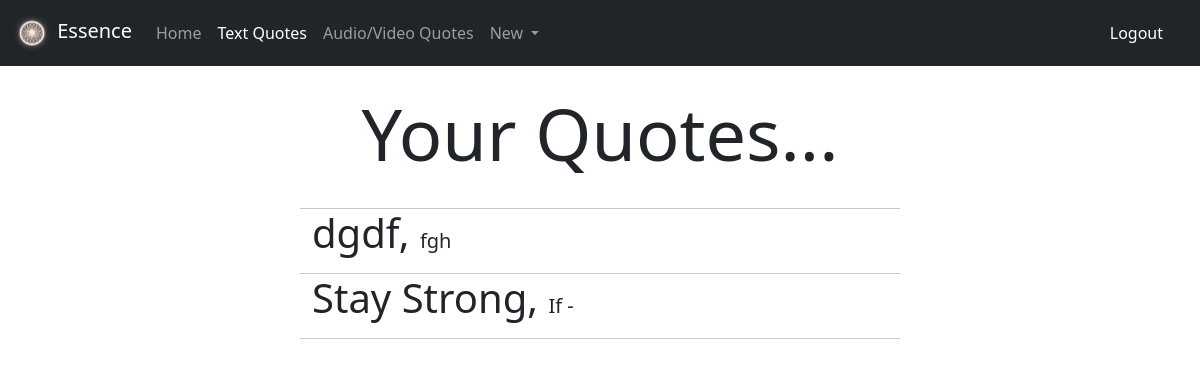
The page /essence/textquote/ (signed in) on the database as committed earlier.
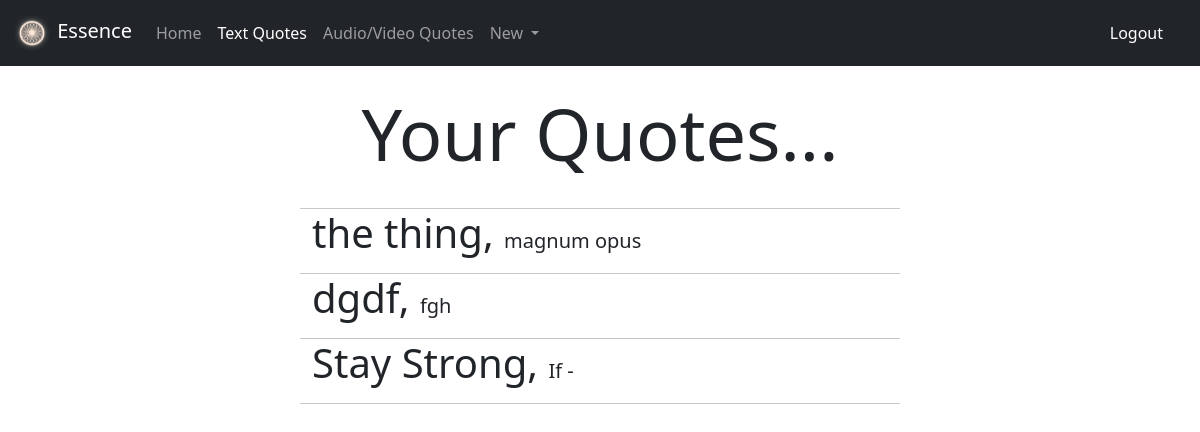
The same page on the database as committed later.
### essence/models.py (models this page shows, shortened)
class TextQuote(models.Model):
    user = models.ForeignKey(User, on_delete=models.DO_NOTHING, default=1)
    metadata = models.OneToOneField(Quote, on_delete=models.CASCADE, primary_key=True)
    quote_text = models.TextField()
    author = models.CharField(max_length=200)
    text_title = models.CharField(max_length=200)

class Quote(models.Model):
    title = models.CharField(max_length=200)
    description = models.TextField(blank=True)
    entry_timestamp = models.DateTimeField(default=timezone.now)

### essence/views.py (the view)
# urls.py: path("textquote/", views.TextQuoteIndexView.as_view(), name="text_index"),
class TextQuoteIndexView(generic.ListView):
    template_name = "essence/list.html"
    context_object_name = "quotes"
    def get_queryset(self) -> QuerySet[Any]:
        return TextQuote.objects.filter(user=self.request.user).order_by("-metadata__entry_timestamp")
    def get_context_data(self, **kwargs: Any) -> dict[str, Any]:
        context = super().get_context_data(**kwargs)
        context["text"] = True
        return context

### essence/templates/essence/list.html (shortened to what this page needs)
{% extends './base.html' %}
{% block content %}
    <h1 class="text-center display-2">Your Quotes...</h1><br/>
    <hr class="col-6 mx-auto" style="margin: 0;">
    {% for quote in quotes %}
    <div class="row col-6 mx-auto quoterow">
        {%if text %}
        <a href="{% url 'essence:text_detail' quote.pk %}" class="sneakylink"></a>
        {%endif%}
        <div class="row align-items-center">
            <p class="col lead display-6">
                {{quote.metadata.title}},
                <small class="fs-5">
                    {%if text %}
                    {{ quote.text_title }}
                    {% endif %}
                </small>
            </p>
        </div>
        <hr style="margin: 0;">
    </div>
    {%endfor%}
    {% endblock %}

Rows that differ between the two databases and show on the page:
added TextQuote: metadata "the thing", text_title "magnum opus"
